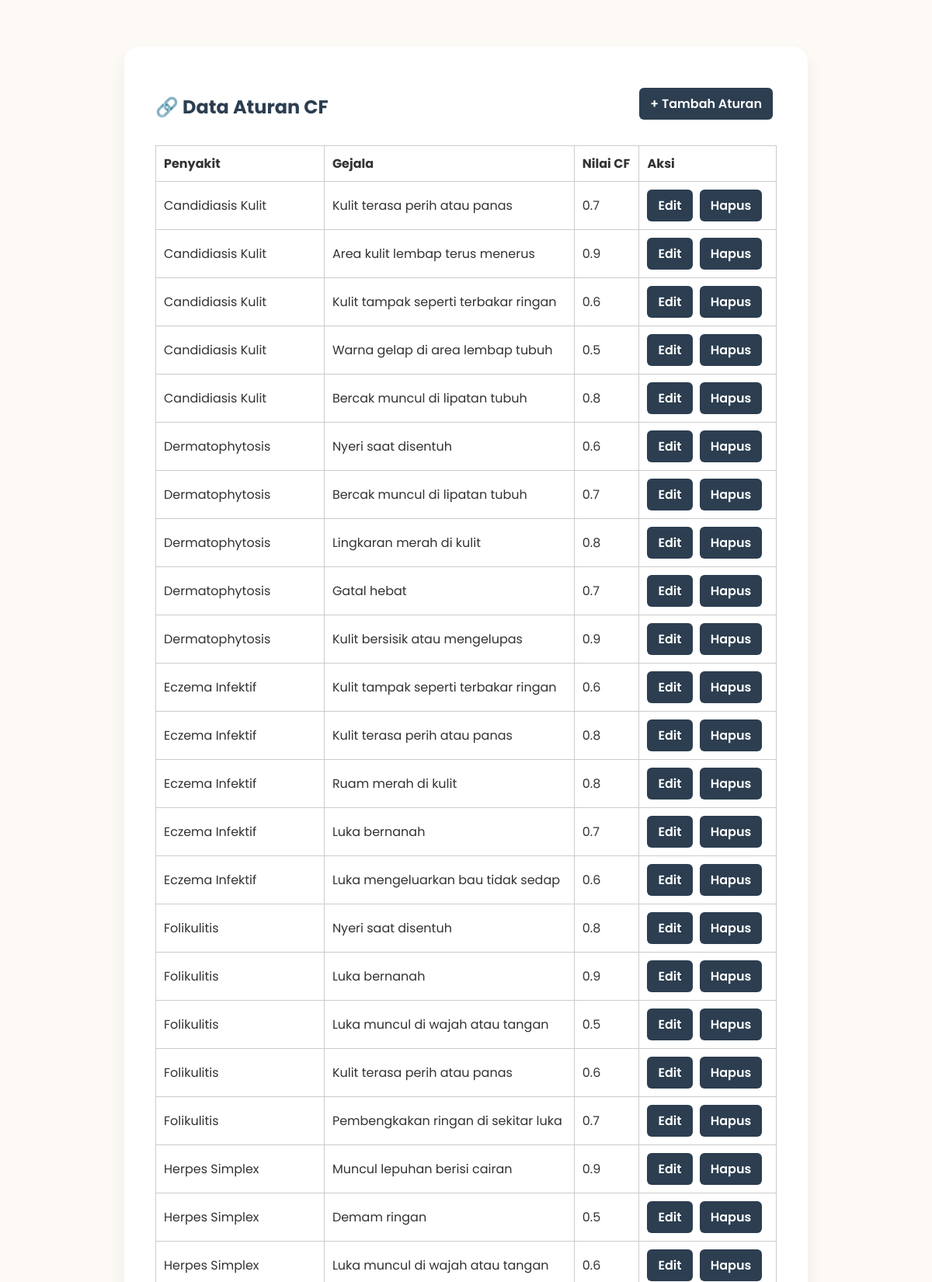
The page /admin/data-aturan.php (signed in, upper part) on the database its author committed.
### tables this page shows
CREATE TABLE `aturan_cf` (
  `id_aturan` int(11) NOT NULL,
  `id_penyakit` int(11) DEFAULT NULL,
  `id_gejala` int(11) DEFAULT NULL,
  `nilai_cf` float DEFAULT NULL
);

CREATE TABLE `penyakit` (
  `id_penyakit` int(11) NOT NULL,
  `kode_penyakit` varchar(10) DEFAULT NULL,
  `nama_penyakit` varchar(100) DEFAULT NULL,
  `gambar` varchar(100) DEFAULT NULL,
  `deskripsi` text DEFAULT NULL,
  `solusi` text DEFAULT NULL
);

CREATE TABLE `gejala` (
  `id_gejala` int(11) NOT NULL,
  `kode_gejala` varchar(10) DEFAULT NULL,
  `nama_gejala` varchar(255) DEFAULT NULL
);

### admin/data-aturan.php (the view, shortened to what this page needs)
<?php
include '../db.php';
?>
<!DOCTYPE html>
<html lang="id">
<head>
  <link rel="stylesheet" href="../style.css">
</head>
<body>
  <div class="container">
    <div class="top-bar">
      <h2>🔗 Data Aturan CF</h2>
      <a class="btn" href="tambah-aturan.php">+ Tambah Aturan</a>
    </div>
    <table>
      <tr>
        <th>Penyakit</th>
        <th>Gejala</th>
        <th>Nilai CF</th>
        <th>Aksi</th>
      </tr>
      <?php
      $q = mysqli_query($koneksi, "
        SELECT a.id_aturan, p.nama_penyakit, g.nama_gejala, a.nilai_cf
        FROM aturan_cf a
        JOIN penyakit p ON a.id_penyakit = p.id_penyakit
        JOIN gejala g ON a.id_gejala = g.id_gejala
        ORDER BY p.nama_penyakit ASC
      ");
      while ($d = mysqli_fetch_array($q)) {
          echo "<tr>";
          echo "<td>{$d['nama_penyakit']}</td>";
          echo "<td>{$d['nama_gejala']}</td>";
          echo "<td>{$d['nilai_cf']}</td>";
          echo "<td>
            <a class='btn' href='edit-aturan.php?id={$d['id_aturan']}'>Edit</a>
            <a class='btn' href='?hapus={$d['id_aturan']}' onclick='return confirm(\"Hapus aturan ini?\")'>Hapus</a>
          </td>";
          echo "</tr>";
      }
      ?>
    </table>
    <br><a href="index.php">← Kembali ke Dashboard</a>
  </div>
</body>
</html>

### style.css (style rules this page uses)
body { font-family: 'Poppins', sans-serif; background: #fdfaf6; color: #333; margin: 0; padding: 0; overflow-x: hidden; }
.container { max-width: 800px; margin: 60px auto; background: #fff; padding: 40px; border-radius: 20px; box-shadow: 0 12px 24px rgba(0, 0, 0, 0.06); position: relative; z-index: 1; }
h1, h2, h3, h4 { color: #2c3e50; margin-bottom: 12px; }
button, .btn { background-color: #2c3e50; color: white; border: none; padding: 12px 24px; font-weight: 600; border-radius: 12px; cursor: pointer; transition: background 0.3s; text-decoration: none; display: inline-block; }
a { color: #2c3e50; text-decoration: none; }

### admin/data-aturan.php (style rules this page uses)
table { width: 100%; border-collapse: collapse; margin-top: 20px; }
table, th, td { border: 1px solid #ccc; }
th, td { padding: 10px; text-align: left; }
a.btn { padding: 8px 14px; background: #2c3e50; color: #fff; border-radius: 6px; text-decoration: none; margin-right: 5px; }
.top-bar { display: flex; justify-content: space-between; align-items: center; margin-bottom: 15px; }

### rows shown on the page
aturan_cf: id_penyakit.nama_penyakit "Candidiasis Kulit", id_gejala.nama_gejala "Kulit terasa perih atau panas", nilai_cf "0.7"
aturan_cf: id_penyakit.nama_penyakit "Candidiasis Kulit", id_gejala.nama_gejala "Area kulit lembap terus menerus", nilai_cf "0.9"
aturan_cf: id_penyakit.nama_penyakit "Candidiasis Kulit", id_gejala.nama_gejala "Kulit tampak seperti terbakar ringan", nilai_cf "0.6"
aturan_cf: id_penyakit.nama_penyakit "Candidiasis Kulit", id_gejala.nama_gejala "Warna gelap di area lembap tubuh", nilai_cf "0.5"
aturan_cf: id_penyakit.nama_penyakit "Candidiasis Kulit", id_gejala.nama_gejala "Bercak muncul di lipatan tubuh", nilai_cf "0.8"
aturan_cf: id_penyakit.nama_penyakit "Dermatophytosis", id_gejala.nama_gejala "Nyeri saat disentuh", nilai_cf "0.6"
aturan_cf: id_penyakit.nama_penyakit "Dermatophytosis", id_gejala.nama_gejala "Bercak muncul di lipatan tubuh", nilai_cf "0.7"
aturan_cf: id_penyakit.nama_penyakit "Dermatophytosis", id_gejala.nama_gejala "Lingkaran merah di kulit", nilai_cf "0.8"
aturan_cf: id_penyakit.nama_penyakit "Dermatophytosis", id_gejala.nama_gejala "Gatal hebat", nilai_cf "0.7"
aturan_cf: id_penyakit.nama_penyakit "Dermatophytosis", id_gejala.nama_gejala "Kulit bersisik atau mengelupas", nilai_cf "0.9"
aturan_cf: id_penyakit.nama_penyakit "Eczema Infektif", id_gejala.nama_gejala "Kulit tampak seperti terbakar ringan", nilai_cf "0.6"
aturan_cf: id_penyakit.nama_penyakit "Eczema Infektif", id_gejala.nama_gejala "Kulit terasa perih atau panas", nilai_cf "0.8"
aturan_cf: id_penyakit.nama_penyakit "Eczema Infektif", id_gejala.nama_gejala "Ruam merah di kulit", nilai_cf "0.8"
aturan_cf: id_penyakit.nama_penyakit "Eczema Infektif", id_gejala.nama_gejala "Luka bernanah", nilai_cf "0.7"
aturan_cf: id_penyakit.nama_penyakit "Eczema Infektif", id_gejala.nama_gejala "Luka mengeluarkan bau tidak sedap", nilai_cf "0.6"
aturan_cf: id_penyakit.nama_penyakit "Folikulitis", id_gejala.nama_gejala "Nyeri saat disentuh", nilai_cf "0.8"
aturan_cf: id_penyakit.nama_penyakit "Folikulitis", id_gejala.nama_gejala "Luka bernanah", nilai_cf "0.9"
aturan_cf: id_penyakit.nama_penyakit "Folikulitis", id_gejala.nama_gejala "Luka muncul di wajah atau tangan", nilai_cf "0.5"
aturan_cf: id_penyakit.nama_penyakit "Folikulitis", id_gejala.nama_gejala "Kulit terasa perih atau panas", nilai_cf "0.6"
aturan_cf: id_penyakit.nama_penyakit "Folikulitis", id_gejala.nama_gejala "Pembengkakan ringan di sekitar luka", nilai_cf "0.7"
aturan_cf: id_penyakit.nama_penyakit "Herpes Simplex", id_gejala.nama_gejala "Muncul lepuhan berisi cairan", nilai_cf "0.9"
aturan_cf: id_penyakit.nama_penyakit "Herpes Simplex", id_gejala.nama_gejala "Demam ringan", nilai_cf "0.5"
aturan_cf: id_penyakit.nama_penyakit "Herpes Simplex", id_gejala.nama_gejala "Luka muncul di wajah atau tangan", nilai_cf "0.6"
